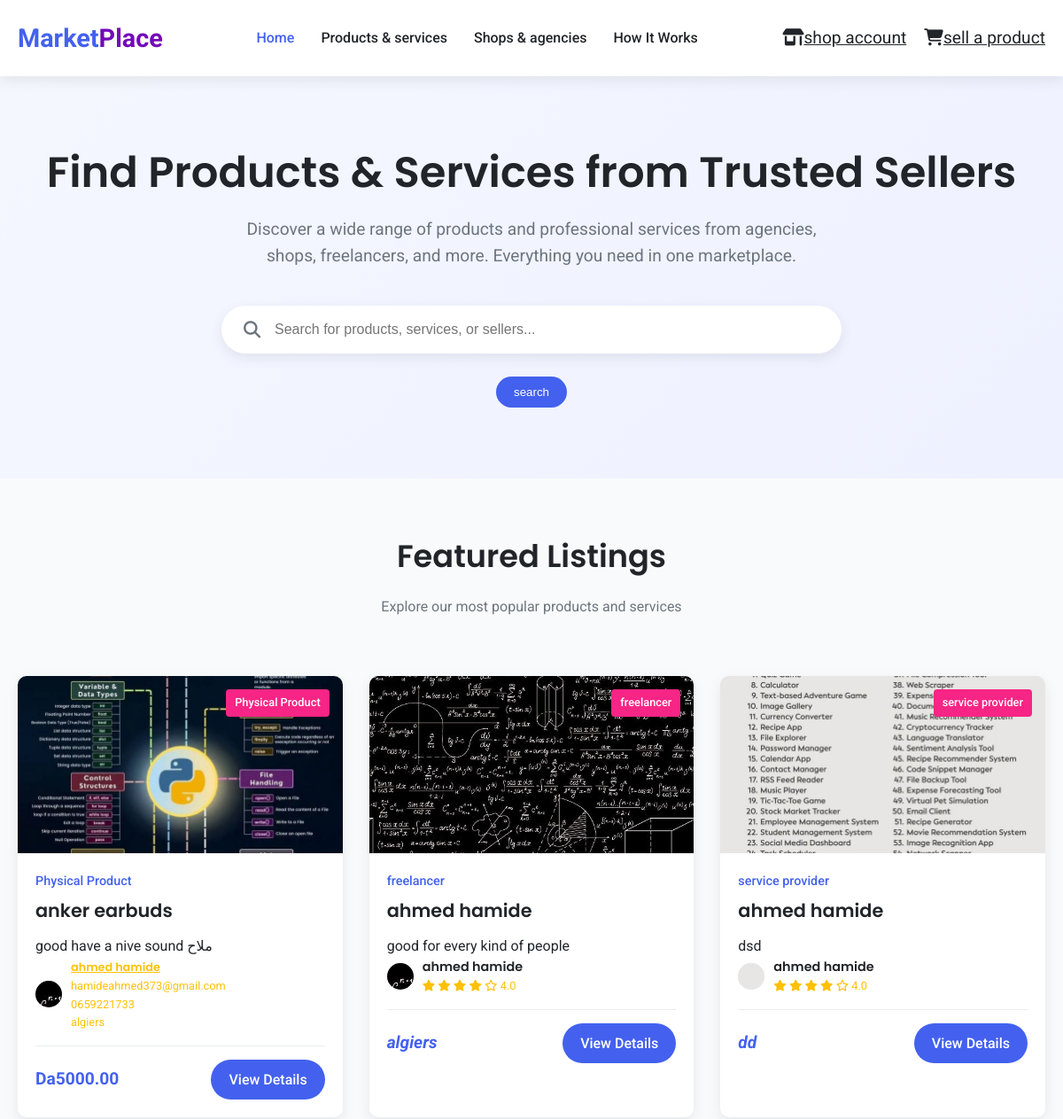
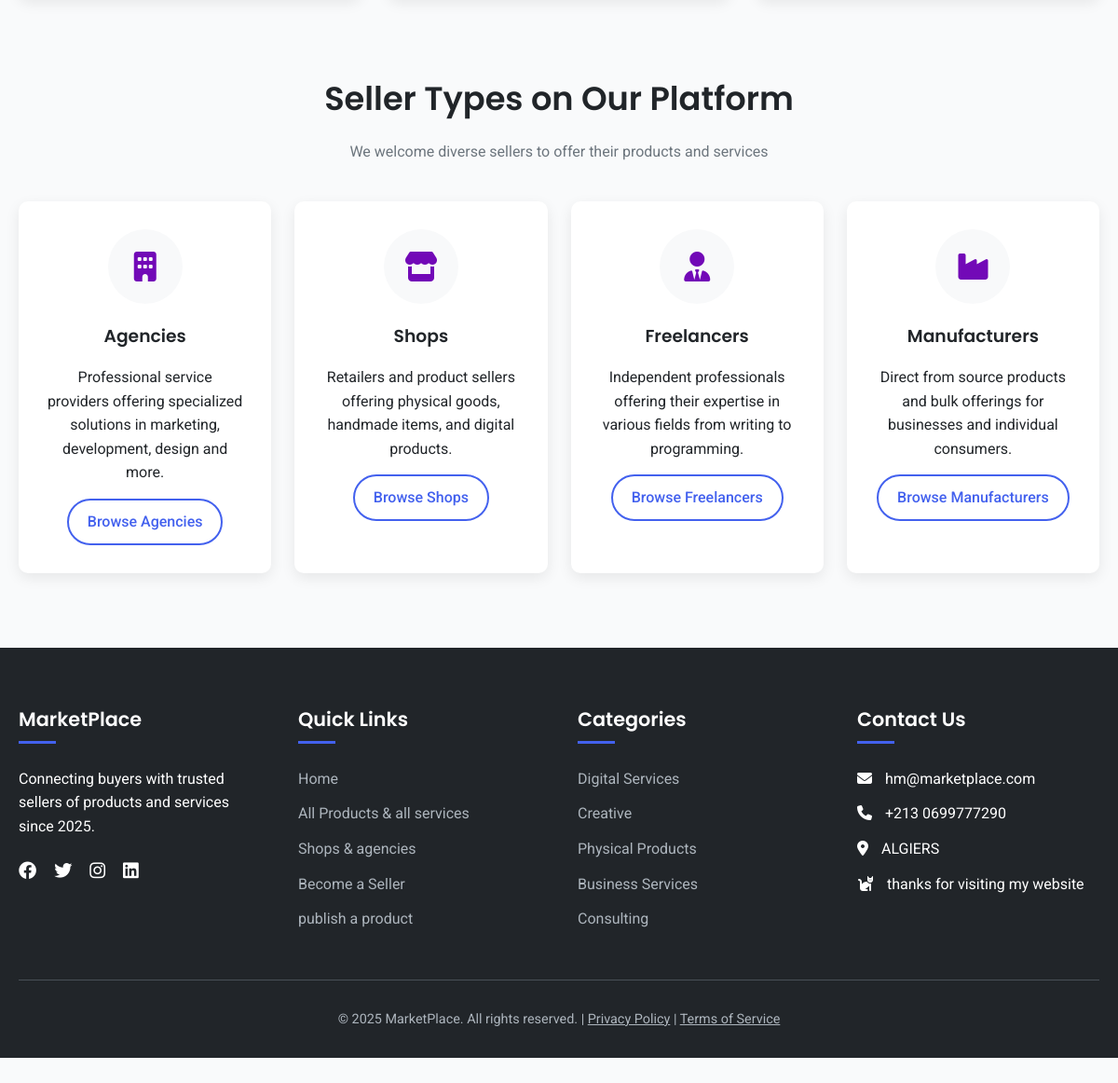
The page / on the database its author committed (2 pictures, top to bottom).
### shops/models.py (models this page shows, shortened)
class Offers(models.Model):
    CATEGORIES = [
        ('Physical Product', 'Physical Product'),
        ('Digital Product', 'Digital Product'),
        ('service', 'Service'),
        ('subscription', 'Subscription'),
    ]
    shop = models.ForeignKey(Base, on_delete=models.CASCADE, related_name='shops')
    image=models.ImageField(upload_to='uploads/offers')
    name = models.CharField(max_length=200)
    description = models.TextField()
    price = models.DecimalField(max_digits=10, decimal_places=2)
    category = models.CharField(max_length=20, choices=CATEGORIES)
    is_available = models.BooleanField(default=True)
    created_at = models.DateTimeField(auto_now_add=True)
    updated_at = models.DateTimeField(auto_now=True)

class Base(models.Model):
    SHOP_TYPES = [
        ('service provider', 'service Provider'),
        ('seller', 'Seller'),
        ('agency', 'Agency'),
        ('consultant', 'Consultant'),
        ('freelancer', 'Freelancer'),
    ]
    phone=models.CharField(max_length=10)
    email=models.EmailField()
    place=models.CharField()
    name = models.CharField(max_length=200)
    description = models.TextField()
    shop_type = models.CharField(max_length=20, choices=SHOP_TYPES)
    is_active = models.BooleanField(default=True)
    created_at = models.DateTimeField(auto_now_add=True)
    updated_at = models.DateTimeField(auto_now=True)
    icon=models.ImageField(upload_to='uploads/shops')

### shops/views.py (the view)
# urls.py: 2. Add a URL to urlpatterns:  path('', views.home, name='home')
def home(request):
    shops=Base.objects.all()
    products=Offers.objects.all()
    if request.method == 'POST':
        searched = request.POST['searched']
        products = Offers.objects.filter(Q(name__icontains=searched) | Q(description__icontains=searched) | Q(category__icontains=searched))
        shops = Base.objects.filter(Q(name__icontains=searched) | Q(description__icontains=searched) | Q(shop_type__icontains=searched))
        return render(request, 'hello5.html', {'products': products, 'shops': shops})
    else:
        return render(request, 'hello5.html', {'products': products, 'shops': shops})

### templates/hello5.html (shortened to what this page needs)
<!DOCTYPE html>
<html lang="en" xmlns="http://www.w3.org/1999/html">
<head>
    <link rel="stylesheet" href="https://cdnjs.cloudflare.com/ajax/libs/font-awesome/6.4.0/css/all.min.css">
</head>
<body>
<form method="POST" action=''>
    <header>
        <div class="container">
            <nav class="navbar">
                <a  class="logo">Market<span>Place</span></a>
                <ul class="nav-links">
                    <li><a href="{%url 'home'%}" class="active">Home</a></li>
                    <li><a href="products"> Products & services </a></li>
                    <li><a href="hello">Shops & agencies</a></li>
                    <li><a href="how"> How It Works</a></li>
                </ul>
                <div class="nav-icons">
                    <a href="/seller"><i class="fas fa-shop"></i>shop account</a>
                    <a href="/sell"><i class="fas fa-seller">🛒</i>sell a product</a>
                </div>
            </nav>
        </div>
    </header>
    <section class="hero">
        <div id="good" class="container">
            <h1>Find Products & Services from Trusted Sellers</h1>
            <p>Discover a wide range of products and professional services from agencies, shops, freelancers, and more. Everything you need in one marketplace.</p>
            <div class="search-box">
                <i class="fas fa-search"></i>
                <input type="text" placeholder="Search for products, services, or sellers..." name="searched">
            </div>
                <br>
                <input href="#vip"  type="submit" value="search" class="btn btn_primary" >
        </div>
    </section>
    <section class="container">
        <div class="section-title">
            <h2>Featured Listings</h2>
            <p>Explore our most popular products and services</p>
        </div>
        <br>
        <div id="vip" class="listings">
            {% for product in products%}
            <div class="listing-card">
                <div class="listing-img">
                    <div class="listing-type">{{product.category}}</div>
                    <img src="{{product.image.url}}" alt="{{product.name}}">
                </div>
                <div class="listing-content">
                    <div class="listing-category">{{product.category}}</div>
                    <h3 class="listing-title">{{product.name}}</h3>
                    <p>{{product.description}}</p>
                    <div class="listing-seller">
                        <div class="seller-avatar">
                            <img src="{{product.shop.icon.url}}" alt="...">
                        </div>
                        <div class="seller-info">
                            <h4><a class="seller-rating" href="{%url 'name' product.shop.id %}">{{product.shop.name}}</a></h4>
                            <div class="seller-rating">
                                {{product.shop.email}}<br>
                                {{product.shop.phone}}<br>
                                {{product.shop.place}}
                            </div>
                        </div>
                    </div>
                    <div class="listing-footer">
                        <div class="listing-price">Da{{product.price}}</div>
                        <a href="{%url 'search' product.id %}" class="btn">View Details</a>
                    </div>
                </div>
            </div>
            {% endfor %}
            {%for shop in shops%}
            <div class="listing-card">
                <div class="listing-img">
                    <div class="listing-type">{{shop.shop_type}}</div>
                    <img src="{{shop.icon.url}}" alt="{{shop.shop_type}}">
                </div>
                <div class="listing-content">
                    <div class="listing-category">{{shop.shop_type}}</div>
                    <h3 class="listing-title">{{shop.name}}</h3>
                    <p>{{shop.description}}</p>
                    <div class="listing-seller">
                        <div class="seller-avatar">
                            <img src='{{shop.icon.url}}' alt="Seller Avatar">
                        </div>
                        <div class="seller-info">
                            <h4>{{shop.name}}</h4>
                            <div class="seller-rating">
                                <i class="fas fa-star"></i>
                                <i class="fas fa-star"></i>
                                <i class="fas fa-star"></i>
                                <i class="fas fa-star"></i>
                                <i class="far fa-star"></i>
                                4.0
                            </div>
                        </div>
                    </div>
                    <div class="listing-footer">
                        <div class="listing-price"><address>{{shop.place}}</address></div>
                        <a href="{%url 'name' shop.id %}" class="btn">View Details</a>
                    </div>
                </div>
            </div>
            {%endfor%}
        </div>
    </section>
    <section class="container">
        <div class="section-title">
            <h2>Seller Types on Our Platform</h2>
            <p>We welcome diverse sellers to offer their products and services</p>
        </div>
        <div class="seller-types">
            <div class="seller-card">
                <div class="seller-icon">
                    <i class="fas fa-building"></i>
                </div>
                <h3>Agencies</h3>
                <p>Professional service providers offering specialized solutions in marketing, development, design and more.</p>
                <a href="#good" class="btn btn-outline" style="margin-top: 15px;">Browse Agencies</a>
            </div>
            <div class="seller-card">
                <div class="seller-icon">
                    <i class="fas fa-store"></i>
                </div>
                <h3>Shops</h3>
                <p>Retailers and product sellers offering physical goods, handmade items, and digital products.</p>
                <a href="#good" class="btn btn-outline" style="margin-top: 15px;">Browse Shops</a>
            </div>
            <div class="seller-card">
                <div class="seller-icon">
                    <i class="fas fa-user-tie"></i>
                </div>
                <h3>Freelancers</h3>
                <p>Independent professionals offering their expertise in various fields from writing to programming.</p>
                <a href="#good" class="btn btn-outline" style="margin-top: 15px;">Browse Freelancers</a>
            </div>
            <div class="seller-card">
                <div class="seller-icon">
                    <i class="fas fa-industry"></i>
                </div>
                <h3>Manufacturers</h3>
                <p>Direct from source products and bulk offerings for businesses and individual consumers.</p>
                <a href="#" class="btn btn-outline" style="margin-top: 15px;">Browse Manufacturers</a>
            </div>
        </div>
    </section>
    <footer>
        <div class="container">
            <div class="footer-content">
                <div class="footer-column">
                    <h3>MarketPlace</h3>
                    <p>Connecting buyers with trusted sellers of products and services since 2025.</p>
                    <div style="margin-top: 20px;">
                        <a href="#" style="color: white; margin-right: 15px; font-size: 1.2rem;"><i class="fab fa-facebook"></i></a>
                        <a href="#" style="color: white; margin-right: 15px; font-size: 1.2rem;"><i class="fab fa-twitter"></i></a>
                        <a href="#" style="color: white; margin-right: 15px; font-size: 1.2rem;"><i class="fab fa-instagram"></i></a>
                        <a href="#" style="color: white; font-size: 1.2rem;"><i class="fab fa-linkedin"></i></a>
                    </div>
                </div>
                <div class="footer-column">
                    <h3>Quick Links</h3>
                    <ul class="footer-links">
                        <li><a href="{%url 'home'%}">Home</a></li>
                        <li><a href="{%url 'products'%}">All Products & all services</a></li>
                        <li><a href="{%url 'shops'%}">Shops & agencies</a></li>
                        <li><a href="/seller">Become a Seller</a></li>
                        <li><a href="/sell">publish a product</a></li>
                    </ul>
                </div>
                <div class="footer-column">
                    <h3>Categories</h3>
                    <ul class="footer-links">
                        <li><a href="#">Digital Services</a></li>
                        <li><a href="#">Creative</a></li>
                        <li><a href="#">Physical Products</a></li>
                        <li><a href="#">Business Services</a></li>
                        <li><a href="#">Consulting</a></li>
                    </ul>
                </div>
                <div class="footer-column">
                    <h3>Contact Us</h3>
                    <ul class="footer-links">
                        <li><i class="fas fa-envelope" style="margin-right: 10px;"></i> hm@marketplace.com</li>
                        <li><i class="fas fa-phone" style="margin-right: 10px;"></i> +213 0699777290</li>
                        <li><i class="fas fa-map-marker-alt" style="margin-right: 10px;"></i> ALGIERS</li>
                        <li><i class="fas fa-cat" style="margin-right: 10px;"></i> thanks for visiting my website</li>
                    </ul>
                </div>
            </div>
            <div class="copyright">
                <p>&copy; 2025 MarketPlace. All rights reserved. | <a href="#" style="color: #adb5bd;">Privacy Policy</a> | <a href="#" style="color: #adb5bd;">Terms of Service</a></p>
            </div>
        </div>
    </footer>
</form>
<ins class="adsbygoogle"
     style="display:inline-block;width:120px;height:50px"
     data-ad-client="ca-pub-1111613373641129"
     data-ad-slot="6110579639"></ins>
</body>
</html>

### rows shown on the page
Offers: category "Physical Product", image (picture), name "anker earbuds", description "good have a nive sound ملاح", shop.icon (picture), shop.name "ahmed hamide", shop.email "hamideahmed373@gmail.com", shop.phone "0659221733", shop.place "algiers", price "5000.00"
Base: shop_type "freelancer", icon (picture), name "ahmed hamide", description "good for every kind of people", place "algiers"
Base: shop_type "service provider", icon (picture), name "ahmed hamide", description "dsd", place "dd"
